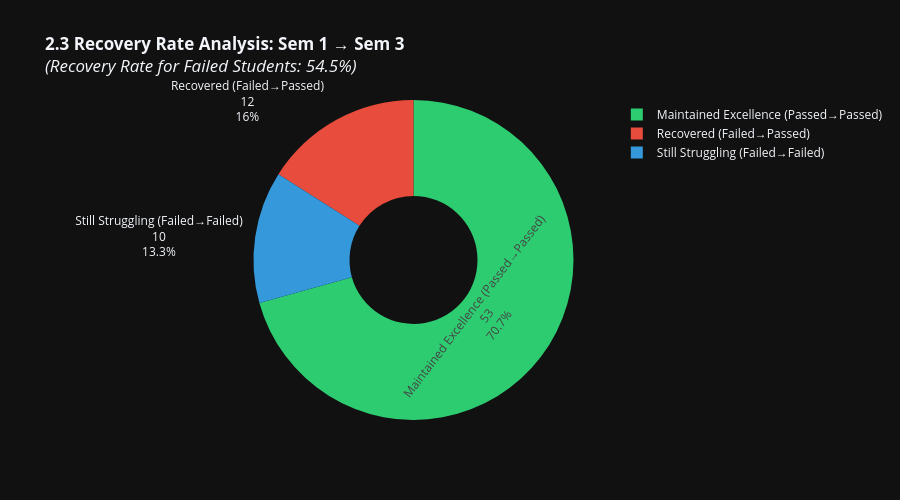

The notebook cell saved with this chart:
### Code cell
# ==========================================
# CHART 2.3: Recovery Rate Analysis
# ==========================================
# Students who failed Sem 1 but recovered by Sem 3
sem1_data = master_df[master_df['PERIOD'] == 'Sem 1'][['STUDENT ID', 'GPA']].copy()
sem1_data.columns = ['STUDENT ID', 'Sem1_GPA']

sem3_data = master_df[master_df['PERIOD'] == 'Sem 3'][['STUDENT ID', 'GPA']].copy()
sem3_data.columns = ['STUDENT ID', 'Sem3_GPA']

recovery_df = sem1_data.merge(sem3_data, on='STUDENT ID', how='inner')
recovery_df['Sem1_Failed'] = recovery_df['Sem1_GPA'] < 2.5
recovery_df['Sem3_Passed'] = recovery_df['Sem3_GPA'] >= 2.5
recovery_df['Recovered'] = recovery_df['Sem1_Failed'] & recovery_df['Sem3_Passed']

# Calculate recovery stats
failed_sem1 = recovery_df[recovery_df['Sem1_Failed']]
recovery_rate = (failed_sem1['Recovered'].sum() / len(failed_sem1) * 100) if len(failed_sem1) > 0 else 0

# Create recovery categories
recovery_df['Recovery_Status'] = recovery_df.apply(
    lambda x: 'Recovered (Failed→Passed)' if x['Recovered'] else
             ('Still Struggling (Failed→Failed)' if x['Sem1_Failed'] and not x['Sem3_Passed'] else
             ('Maintained Excellence (Passed→Passed)' if not x['Sem1_Failed'] and x['Sem3_Passed'] else
             'Declined (Passed→Failed)')), axis=1
)

recovery_counts = recovery_df['Recovery_Status'].value_counts()

fig = go.Figure(data=[
    go.Pie(
        labels=recovery_counts.index,
        values=recovery_counts.values,
        marker=dict(colors=['#2ecc71', '#e74c3c', '#3498db', '#f39c12']),
        textinfo='label+percent+value',
        hole=0.4
    )
])

fig.update_layout(
    title=f'<b>2.3 Recovery Rate Analysis: Sem 1 → Sem 3</b><br><i>(Recovery Rate for Failed Students: {recovery_rate:.1f}%)</i>',
    height=500
)

fig.show()

print(f"\n📊 Recovery Analysis:")
print(f"Students who failed Sem 1: {len(failed_sem1)}")
print(f"Students who recovered by Sem 3: {failed_sem1['Recovered'].sum()}")
print(f"Recovery rate: {recovery_rate:.1f}%")

### Figure 1 — Plotly figure (JSON) as saved in the notebook; plotly's stock layout.template omitted (floating-point values rounded to 4 significant figures)
{"data": [{"hole": 0.4, "labels": ["Maintained Excellence (Passed→Passed)", "Recovered (Failed→Passed)", "Still Struggling (Failed→Failed)"], "marker": {"colors": ["#2ecc71", "#e74c3c", "#3498db", "#f39c12"]}, "textinfo": "label+percent+value", "type": "pie", "values": [53, 12, 10]}], "layout": {"height": 500, "title": {"text": "<b>2.3 Recovery Rate Analysis: Sem 1 → Sem 3</b><br><i>(Recovery Rate for Failed Students: 54.5%)</i>"}}}
